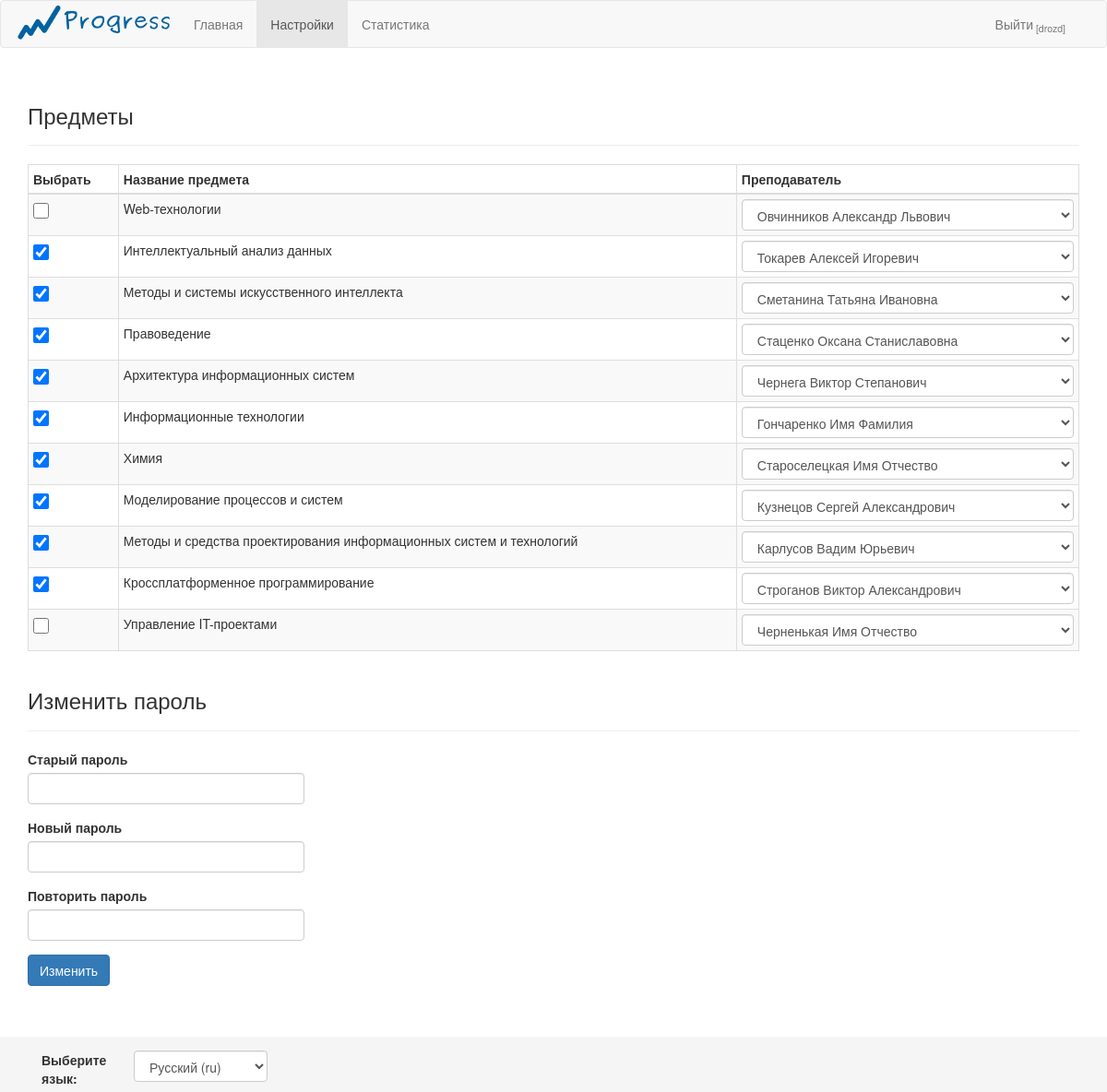
Screenshot of /settings/ (signed in) with the database file from the repository.
### home/models.py (models this page shows, shortened)
class Subject(models.Model):
	name = models.CharField(max_length = 100)
	short_name = models.CharField(max_length = 10, unique=True, null=True)

class Student(models.Model):
	user = models.OneToOneField(User,null=True)
	name = models.CharField(max_length=100)
	patronymic = models.CharField(max_length=100)
	surname = models.CharField(max_length=100)
	group = models.ForeignKey(Group,null=True)
	subjects = models.ManyToManyField(Subject, through='Student_Subject')
	jobs = models.ManyToManyField(Job, through='Log')

class Teacher(models.Model):
	user = models.OneToOneField(User,null=True)
	name = models.CharField(max_length=100)
	patronymic = models.CharField(max_length=100)
	surname = models.CharField(max_length=100)
	subjects = models.ManyToManyField(Subject)
	def __str__(self):
		return self.surname + ' ' + self.name + ' ' + self.patronymic

### home/views.py (the view)
# urls.py: url(r'^settings/$',views.settings,name='settings'),
def settings(request):
	if not request.user.is_authenticated:
		return HttpResponseRedirect(reverse('home:main'))
	user_is_student = hasattr(request.user,'student')
	user_is_teacher = hasattr(request.user,'teacher')
	if request.method == 'POST':
		if  request.is_ajax():
			if request.POST['action'] == 'student_add_subject':
				Student_Subject.objects.create(
					student = Student.objects.get(pk=request.POST['studentid']),
					subject = Subject.objects.get(pk=request.POST['subjectid']),
					teacher = Teacher.objects.get(pk=request.POST['teacherid'])
				)
				return HttpResponse(json.dumps(_('Предмет добавлен')), content_type='application/json')
			elif request.POST['action'] == 'student_delete_subject':
				Student_Subject.objects.get(
					student__id = request.POST['studentid'],
					subject__id = request.POST['subjectid']
				).delete()
				return HttpResponse(json.dumps(_('Предмет удален')),content_type='application/json')
			elif request.POST['action'] == 'student_change_teacher':
				try:
					student_subject_record = Student_Subject.objects.get(
						student__id = request.POST['studentid'],
						subject__id = request.POST['subjectid']
					)
					student_subject_record.teacher = Teacher.objects.get(pk = request.POST['teacherid'])
					student_subject_record.save()
				except ObjectDoesNotExist:
					pass
				return HttpResponse(json.dumps(_('Преподаватель изменен')), content_type='application/json')
			elif request.POST['action'] == 'teacher_add_subject':
				subject = Subject.objects.get(pk = request.POST['subjectid'])
				request.user.teacher.subjects.add( subject )
				request.user.teacher.save()
				return HttpResponse(json.dumps(_('Предмет добавлен')), content_type='application/json')
			elif request.POST['action'] == 'teacher_delete_subject':
				teacher = request.user.teacher
				subject = Subject.objects.get(pk = request.POST['subjectid'] )
				student_subject_records = Student_Subject.objects.filter(
					teacher__id = teacher.id,
					subject__id = subject.id
				)
				for record in student_subject_records:
					record.delete()
				teacher.subjects.remove( subject )
				teacher.save()
				return HttpResponse(json.dumps(_('Предмет удален')),content_type='application/json')
			elif request.POST['action'] == 'add_job':
				subject = Subject.objects.get(pk = request.POST['subjectid'])
				Job.objects.create(
					subject = subject,
					name = request.POST['name'],
					short_name = request.POST['short_name']
				)
				return HttpResponse(json.dumps(_('Работа добавлена')),content_type='application/json')
			elif request.POST['action'] == 'delete_job':
				Job.objects.get(pk = request.POST['jobid']).delete()
				return HttpResponse(json.dumps(_('Работа удалена')),content_type='application/json')
			elif request.POST['action'] == 'edit_job_name':
				job = Job.objects.get(pk = request.POST['jobid'])
				job.name = request.POST['new_name']
				job.save()
				return HttpResponse(json.dumps(_('Название изменено')),content_type='application/json')
			elif request.POST['action'] == 'edit_job_short_name':
				job = Job.objects.get(pk = request.POST['jobid'])
				job.short_name = request.POST['new_short_name']
				job.save()
				return HttpResponse(json.dumps(_('Краткое название изменено')),content_type='application/json')
			elif request.POST['action'] == 'add_log_entry':
				studentid = request.POST['studentid']
				jobid = request.POST['jobid']
				log_query_set = Log.objects.filter(student__id = studentid, job__id = jobid)
				log_entry = log_query_set[0] if log_query_set.exists() else None
				if user_is_student:
					if not log_entry:
						Log.objects.create(
							student = request.user.student,
							job = Job.objects.get(pk = jobid),
							date = date.today(),
							confirmed = False
						)
						return HttpResponse(json.dumps(_('Запись добавлена')),content_type='application/json')
				elif user_is_teacher:
					if log_entry:
						log_entry.confirmed = True
						log_entry.save()
						return HttpResponse(json.dumps(_('Запись подтверждена')),content_type='application/json')
					else:
						Log.objects.create(
							student = Student.objects.get(pk=studentid),
							job = Job.objects.get(pk = jobid),
							date = date.today(),
							confirmed = True
						)
						return HttpResponse(json.dumps(_('Запись добавлена')),content_type='application/json')
				return HttpResponse('')
			elif request.POST['action'] == 'delete_log_entry':
				studentid = request.POST['studentid']
				jobid = request.POST['jobid']
				log_query_set = Log.objects.filter(student__id = studentid, job__id = jobid)
				log_entry = log_query_set[0] if log_query_set.exists() else None
				if user_is_student:
					if log_entry:
						if not log_entry.confirmed:
							log_entry.delete()
							return HttpResponse(json.dumps(_('Запись удалена')),content_type='application/json')
				elif user_is_teacher:
					if log_entry:
						log_entry.confirmed = False
						log_entry.save()
						return HttpResponse(json.dumps(_('Запись удалена')),content_type='application/json')
			return HttpResponse('')
		else:
			user = request.user
			if check_password(request.POST['old-password'], user.password):
				if request.POST['new-password'] == request.POST['repeat-password']:
					user.password = make_password(request.POST['new-password'])
					user.save()
					return render(request,'home/settings/base.html',{
							'success_message':_('Новый пароль установлен')
						}
					)
				else:
					return render(request,'home/settings/base.html',{
							'error_message':_('Пароли не совпадают')
						}
					)
			else:
				return render(request,'home/settings/base.html',{
						'error_message':_('Неверный пароль!')
					}
				)
	else:
		user = request.user
		user_is_student = hasattr(user,'student')
		user_is_teacher = hasattr(user,'teacher')
		current_semesters = get_current_semesters()
		current_subjects = get_subjects_of(current_semesters)
		subjects = current_subjects
		if user_is_student:
			return render(request,'home/settings/student.html',locals())
		elif user_is_teacher:
			return render(request,'home/settings/teacher.html',locals())
		else:
			return render(request,'home/main/base.html',locals())

### home/models.py (called while the page is built)
	def isCurrent(self):
		return self.start_date <= date.today() <= self.end_date

### home/templatetags/filters.py (called while the page is built)
@register.filter
def teacherOf(student,subject):
	return Student_Subject.objects.get(student = student, subject = subject).teacher

@register.filter
def isStudent(user):
	return hasattr(user,'student')

### home/views.py (called while the page is built)
def get_current_semesters():
	return list(
			filter(
				(lambda s : s.isCurrent()),
				Semester.objects.all()
			))

def get_subjects_of(semesters):
	subjects = set()
	for semester in semesters:
		subjects |= set(semester.subjects.all())
	return subjects

### home/templates/home/settings/student.html (shortened to what this page needs)
{% extends 'home/settings/base.html' %}
{% load i18n %}
{% load filters %}
{% block student %}
<div class="page-header">
	<h3>{% trans "Предметы" %}</h3>
</div>
<table class="table table-bordered table-condensed table-striped table-hover ">
	<thead>
		<tr>
			<th>Выбрать</th>
			<th>Название предмета</th>
			<th>Преподаватель</th>
		</tr>
	</thead>
	<tbody>
		{% for subject in subjects %}
		<tr>
			<td>
				<input type='checkbox'
				id='{{subject.id}}'
				{% if subject in user.student.subjects.all %}
				checked='checked'
				{% endif %}
				>
			</td>
			<td>
				<label for="{{subject.id}}" class="set-subject-checkbox">
					{{subject.name}}
				</label>
			</td>
			<td>
				<select class="form-control" data-subjectid='{{subject.id}}'>
					{% for teacher in subject.teacher_set.all %}
					<option value='{{teacher.id}}'
					{% if teacher == user.student|teacherOf:subject %}
					selected='selected'
					{% endif %}
					>
					{{teacher}}
				</option>
				{% endfor %}
			</select>
		</td>
	</tr>
			{% endfor %}
		</table>
		{% endblock %}

### home/templates/home/base.html (shortened to what this page needs)
{% load i18n %}
{% load staticfiles %}
{% load filters %}
<!doctype html>
<html>
<head>
	<link href="{% static 'home/css/bootstrap.min.css' %}" rel="stylesheet">
	<link href="{% static 'home/css/custom-style.css' %}" rel="stylesheet">
	<link href="{% static 'home/css/alertify.core.css' %}" rel="stylesheet">
	<link href="{% static 'home/css/alertify.bootstrap.css' %}" rel="stylesheet">
</head>
<body>
	<header>
		{% block header %}
		<nav>
			{% block menu %}
			<nav class="navbar navbar-default">
				<div class="container">
					<div class="navbar-header">
						<a class="navbar-brand" href="{% url 'home:main' %}"><img id="logo" src="{% static 'home/logo.png' %}"></a>
					</div>
					<div class="collapse navbar-collapse" id="bs-example-navbar-collapse-1">
						<ul class="nav navbar-nav">
							<li><a href="{% url 'home:main' %}">{% trans "Главная" %} <span class="sr-only">(current)</span></a></li>
							{%if user.is_authenticated %}
								<li><a href="{% url 'home:settings' %}">{% trans "Настройки" %}</a></li>
								{% if user|isStudent %}
									<li><a href="{% url 'home:statistics' user.student.id %}">{%trans "Статистика"%}</a></li>
								{% endif %}
							{% endif %}
						</ul>
						<ul class="nav navbar-nav navbar-right">
							{% if request.user.is_authenticated %}
							<li><a href="{% url 'home:logout' %}">{% trans "Выйти" %}<sub> [{{request.user.username}}]</sub></a></li>
							{% else %}
							<li><a href="{% url 'home:login' %}">{% trans "Войти" %}</a></li>
							<li><a href="{% url 'home:reg' %}">{% trans "Регистрация" %}</a></li>
						</ul>
						{% endif %}
					</div>
				</div>
			</nav>
			{% endblock %}
		</nav>
		{% endblock %}
	</header>
	<main>
		<div class="container">
			{% block main %}
			{% endblock %}
		</div>
	</main>
	<footer class="footer">
		<div class="container">
			{% block footer %}
			<form id='language' action="{% url 'set_language' %}" method="post">
				<label for="select" class="col-xs-4 control-label">{% trans "Выберите язык" %}:</label>
				<div class="form-group">
					<div class="col-xs-1">
						<select name="language" class="form-control language-changer" onchange="this.form.submit()">
							{% get_current_language as LANGUAGE_CODE %}
							{% get_available_languages as LANGUAGES %}
							{% get_language_info_list for LANGUAGES as languages %}
							{% for language in languages %}
							<option value="{{ language.code }}"
							{% if language.code == LANGUAGE_CODE %}
							selected="selected"
							{% endif %}
							>
							{{ language.name_local }} ({{ language.code }})
						</option>
						{% endfor %}
						</select>
					</div>
				</div>
			</form>
			{% endblock %}
		</div>
	</footer>
</body>
</html>

### home/static/home/css/custom-style.css (style rules this page uses)
html { position: relative; min-height: 100%; }
body { margin-bottom: 100px; }
.navbar-brand { padding: 0; }
.footer { position: absolute; bottom: 0; width: 100%; height: 60px; background-color: #f5f5f5; }
form { max-width: 300px; }
.language-changer { width: auto; }
.set-job-checkbox, .set-subject-checkbox { font-weight: normal; }
input[type=checkbox] { width: 17px; height: 17px; }

### rows the page displays
Subject: name "Web-технологии"
Subject: id "☑", name "Интеллектуальный анализ данных", id.patronymic "Токарев Алексей Игоревич"
Subject: id "☑", name "Методы и системы искусственного интеллекта", id.patronymic "Сметанина Татьяна Ивановна"
Subject: id "☑", name "Правоведение", id.patronymic "Стаценко Оксана Станиславовна"
Subject: id "☑", name "Архитектура информационных систем", id.patronymic "Чернега Виктор Степанович"
Subject: id "☑", name "Информационные технологии", id.patronymic "Гончаренко Имя Фамилия"
Subject: id "☑", name "Химия", id.patronymic "Староселецкая Имя Отчество"
Subject: id "☑", name "Моделирование процессов и систем", id.patronymic "Кузнецов Сергей Александрович"
Subject: id "☑", name "Методы и средства проектирования информационных систем и технологий", id.patronymic "Карлусов Вадим Юрьевич"
Subject: id "☑", name "Кроссплатформенное программирование", id.patronymic "Строганов Виктор Александрович"
Subject: name "Управление IT-проектами"

### other values shown
{{ request.user.username }} "drozd"
form field value "Овчинников Александр Львович"
form field value "Черненькая Имя Отчество"
form field language "Русский (ru)"
